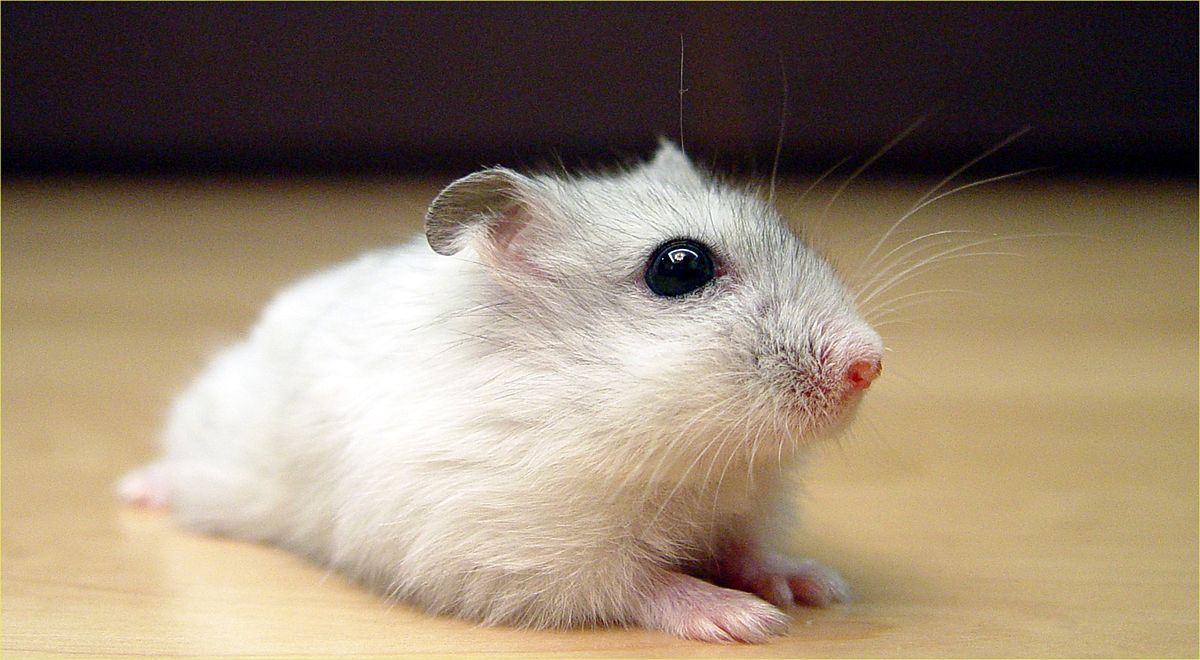
#> input picture tvm-slicer/src/data/resnet_data/1200px-Pearl_Winter_White_Russian_Dwarf_Hamster_-_Front.jpg, 1200 x 660 px; its folder holds 4 pictures in this run
$ python play.py
#> lines starting #> are read from the running program, lines starting #| are printed output that depends on the picture
import cv2
import os

src_path = "./resnet_data/"
pp = os.listdir(src_path)
print(pp)

for i, img_path in enumerate(pp):
    frame = cv2.resize(cv2.imread(src_path + img_path), (512,512))
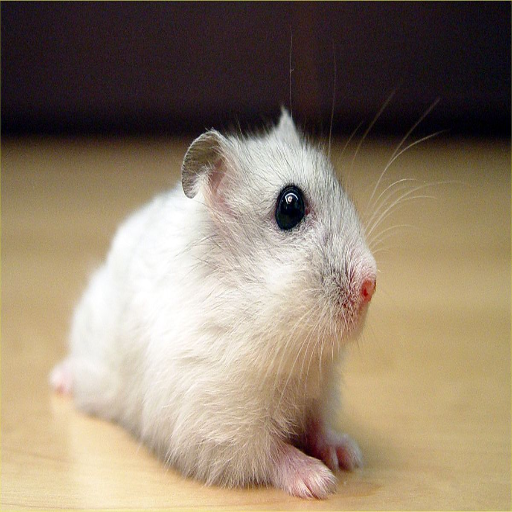
#> frame: shape (512, 512, 3); mean B, G, R 110.4, 130.6, 146.9
    cv2.imshow("received - client", frame)
    cv2.waitKey(1)
    cv2.imwrite("frames/{}.jpg".format(i), frame)
#> pass 2 of the loop `for i, img_path in enumerate(pp):`:
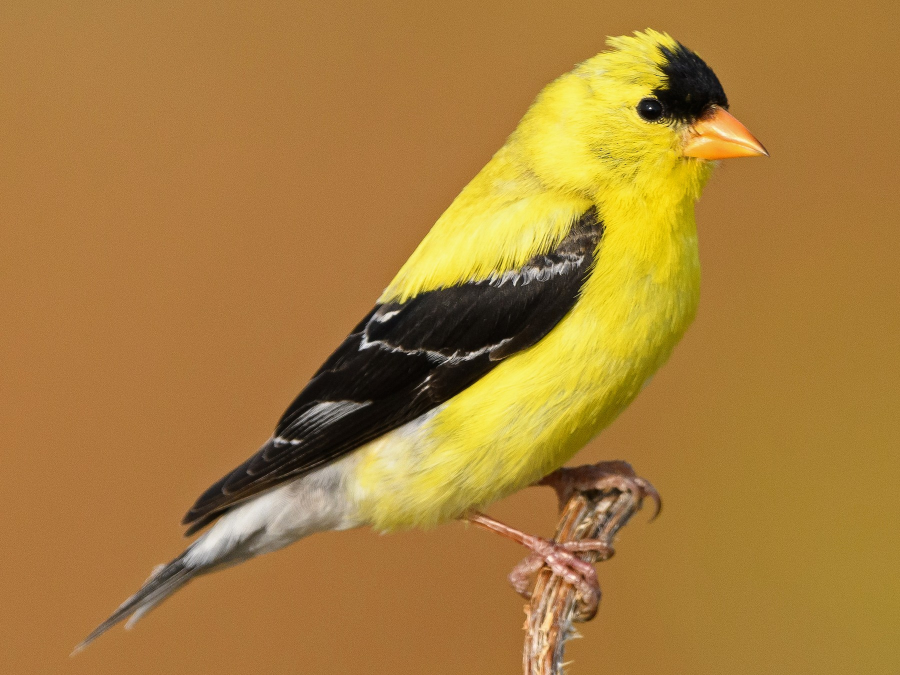
#> input picture tvm-slicer/src/data/resnet_data/1800.jfif, 1800 x 1350 px (shown at 1/2 size)
#> `frame = cv2.resize(cv2.imread(src_path + img_path), (512,512))`:
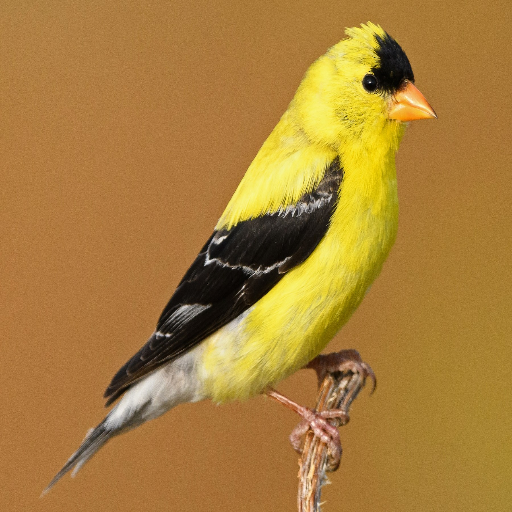
#> frame: shape (512, 512, 3); mean B, G, R 59.2, 126.9, 168.7
#> pass 3 of the loop `for i, img_path in enumerate(pp):`:
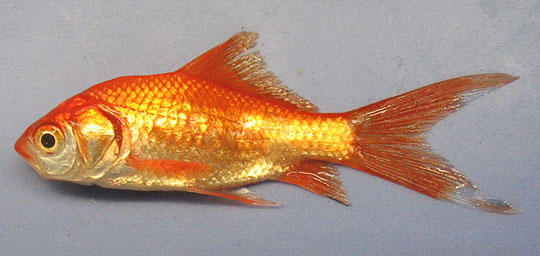
#> input picture tvm-slicer/src/data/resnet_data/20051103105437.jpg, 540 x 256 px
#> `frame = cv2.resize(cv2.imread(src_path + img_path), (512,512))`:
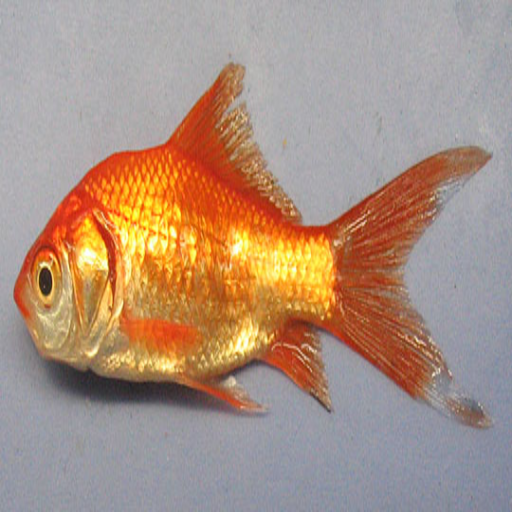
#> frame: shape (512, 512, 3); mean B, G, R 129.3, 145.3, 171
#> the loop made 4 passes; the first 3 are shown
